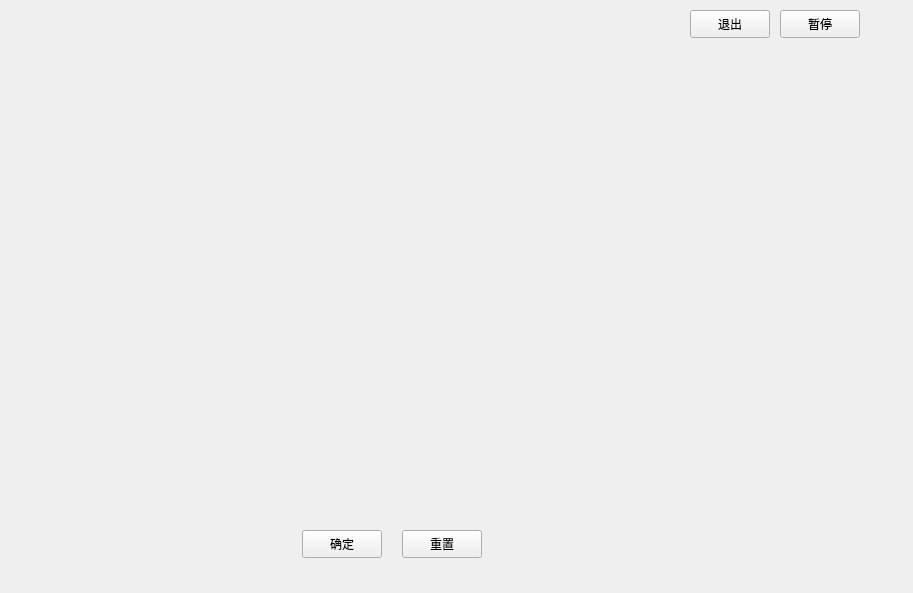
<?xml version="1.0" encoding="UTF-8"?>
<ui version="4.0">
 <class>MainWindow</class>
 <widget class="QMainWindow" name="MainWindow">
  <property name="geometry">
   <rect>
    <x>0</x>
    <y>0</y>
    <width>913</width>
    <height>593</height>
   </rect>
  </property>
  <property name="minimumSize">
   <size>
    <width>912</width>
    <height>593</height>
   </size>
  </property>
  <property name="maximumSize">
   <size>
    <width>913</width>
    <height>593</height>
   </size>
  </property>
  <property name="mouseTracking">
   <bool>true</bool>
  </property>
  <property name="windowTitle">
   <string>MainWindow</string>
  </property>
  <property name="styleSheet">
   <string notr="true">QMainWindow{background-image:url(../resource/Interface/background0.jpg);background-position:top left;background-repeat:no-repeat;}</string>
  </property>
  <widget class="QWidget" name="centralWidget">
   <property name="mouseTracking">
    <bool>true</bool>
   </property>
   <widget class="QListWidget" name="listWidget">
    <property name="geometry">
     <rect>
      <x>13</x>
      <y>50</y>
      <width>103</width>
      <height>481</height>
     </rect>
    </property>
    <property name="mouseTracking">
     <bool>false</bool>
    </property>
    <property name="styleSheet">
     <string notr="true">background-color:transparent</string>
    </property>
   </widget>
   <widget class="QPushButton" name="verify">
    <property name="geometry">
     <rect>
      <x>302</x>
      <y>530</y>
      <width>80</width>
      <height>28</height>
     </rect>
    </property>
    <property name="text">
     <string>确定</string>
    </property>
   </widget>
   <widget class="QPushButton" name="reset">
    <property name="geometry">
     <rect>
      <x>402</x>
      <y>530</y>
      <width>80</width>
      <height>28</height>
     </rect>
    </property>
    <property name="text">
     <string>重置</string>
    </property>
   </widget>
   <widget class="QListWidget" name="listWidget_2">
    <property name="geometry">
     <rect>
      <x>187</x>
      <y>88</y>
      <width>440</width>
      <height>381</height>
     </rect>
    </property>
    <property name="styleSheet">
     <string notr="true">background-color:transparent;</string>
    </property>
    <property name="viewMode">
     <enum>QListView::IconMode</enum>
    </property>
   </widget>
   <widget class="QLabel" name="chooserBgd">
    <property name="geometry">
     <rect>
      <x>160</x>
      <y>30</y>
      <width>465</width>
      <height>554</height>
     </rect>
    </property>
    <property name="text">
     <string/>
    </property>
   </widget>
   <widget class="QPushButton" name="quit">
    <property name="geometry">
     <rect>
      <x>690</x>
      <y>10</y>
      <width>80</width>
      <height>28</height>
     </rect>
    </property>
    <property name="text">
     <string>退出</string>
    </property>
   </widget>
   <widget class="QPushButton" name="pause">
    <property name="geometry">
     <rect>
      <x>780</x>
      <y>10</y>
      <width>80</width>
      <height>28</height>
     </rect>
    </property>
    <property name="text">
     <string>暂停</string>
    </property>
   </widget>
   <zorder>listWidget</zorder>
   <zorder>chooserBgd</zorder>
   <zorder>listWidget_2</zorder>
   <zorder>verify</zorder>
   <zorder>reset</zorder>
   <zorder>quit</zorder>
   <zorder>pause</zorder>
  </widget>
 </widget>
 <layoutdefault spacing="6" margin="11"/>
 <resources/>
 <connections/>
</ui>
